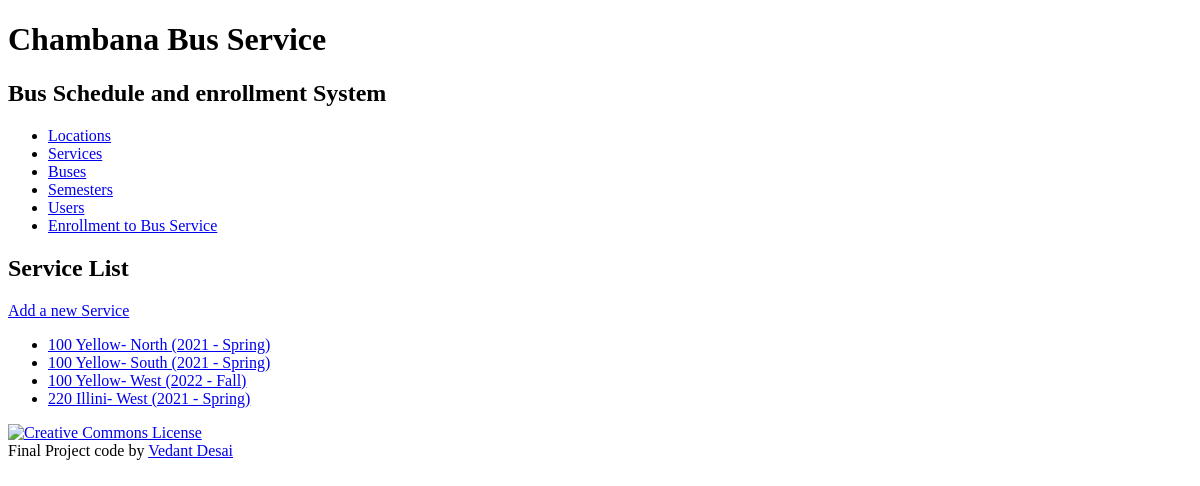
The app's page /service/, older data.
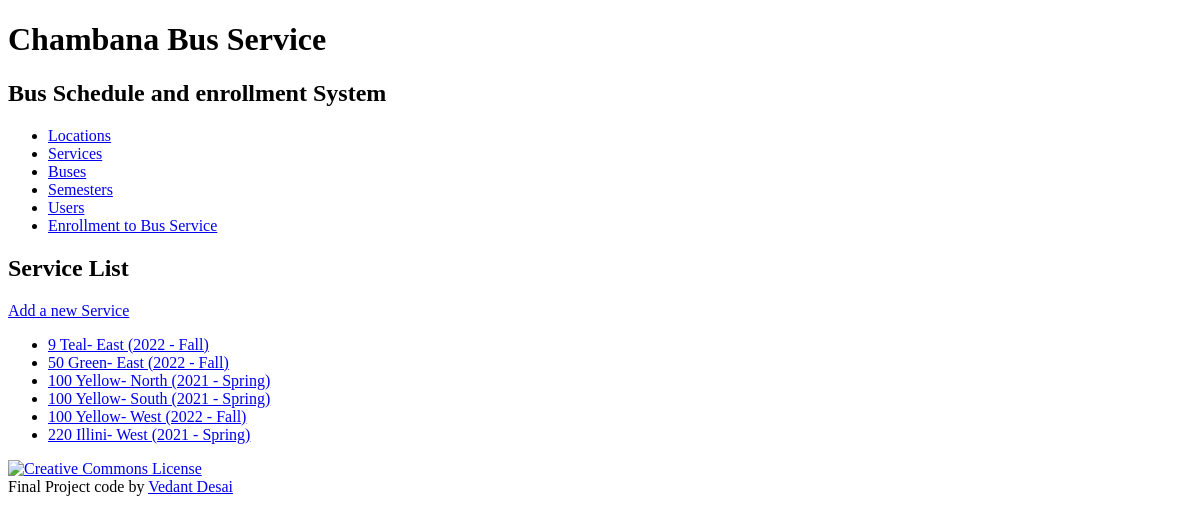
The same page, newer data.
### bookinginfo/models.py (models this page shows, shortened)
class Service(models.Model):
    service_id = models.AutoField(primary_key=True)
    trip_direction = models.CharField(max_length=45)
    start_location = models.ForeignKey(LocationDetail, related_name='startlocation', on_delete=models.PROTECT)
    end_location = models.ForeignKey(LocationDetail, related_name='endlocation', on_delete=models.PROTECT)
    bus = models.ForeignKey(BusName, related_name='schedules', on_delete=models.PROTECT)
    semester = models.ForeignKey(Semester, related_name='schedules', on_delete=models.PROTECT)
    def __str__(self):
        return '%s %s- %s (%s)' % (self.bus.bus_number, self.bus.bus_name, self.trip_direction, self.semester.__str__())
    def get_absolute_url(self):
        return reverse('bookinginfo_service_detail_urlpattern',
                       kwargs={'pk': self.pk}
                       )
    class Meta:
        ordering = ['bus', 'trip_direction', 'semester']
        constraints = [
            UniqueConstraint(fields=['semester', 'bus', 'trip_direction'], name='unique_service')
        ]

class BusName(models.Model):
    bus_id = models.AutoField(primary_key=True)
    bus_name = models.CharField(max_length=155)
    bus_number = models.IntegerField(unique=True)
    class Meta:
        ordering = ['bus_number', 'bus_name']
        constraints = [
            UniqueConstraint(fields=['bus_number', 'bus_name'], name='unique_busName')
        ]

class Semester(models.Model):
    semester_id = models.AutoField(primary_key=True)
    year = models.ForeignKey(Year, related_name='semesters', on_delete=models.PROTECT)
    period = models.ForeignKey(Period, related_name='semesters', on_delete=models.PROTECT)
    def __str__(self):
        return '%s - %s' % (self.year.year, self.period.period_name)
    class Meta:
        ordering = ['year__year', 'period__period_sequence']
        constraints = [
            UniqueConstraint(fields=['year', 'period'], name='unique_semester')
        ]

class Year(models.Model):
    year_id = models.AutoField(primary_key=True)
    year = models.IntegerField(unique=True)
    class Meta:
        ordering = ['year']

class Period(models.Model):
    period_id = models.AutoField(primary_key=True)
    period_sequence = models.IntegerField(unique=True)
    period_name = models.CharField(max_length=45, unique=True, default='')
    class Meta:
        ordering = ['period_sequence']

### bookinginfo/views.py (the view)
class ServiceList(View):
    def get(self, request):
        return render(
            request,
            'bookinginfo/service_list.html',
            {'service_list': Service.objects.all()}
        )

### bookinginfo/templates/bookinginfo/service_list.html (shortened to what this page needs)
{% extends 'bookinginfo/base.html' %}
{% block content %}
<h2>Service List</h2>
    <div>
    <a href="{% url 'bookinginfo_service_create_urlpattern' %}">Add a new Service</a>
    </div>
<ul>
    {% for service in service_list %}
    <li>
      <a href="{{ service.get_absolute_url }}">{{ service}}</a>
    </li>
    {% empty %}
      <li><em> There are currently no services available.</em></li>
    {% endfor %}
</ul>
{% endblock %}

Row changes from the older to the newer data that the page shows:
added Service: bus+trip_direction+semester "9 Teal- East (2022 - Fall)"
added Service: bus+trip_direction+semester "50 Green- East (2022 - Fall)"
